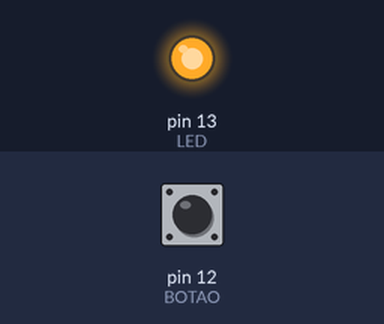
Bench run of a sketch on a simulated Arduino Uno, built with avr-gcc and run on an emulated ATmega328P. Parts: output pins drawn as LEDs (lit = HIGH). The inputs (shaded band) are chosen by the test bench; at power-on: pin 12 (BOTAO) HIGH.

Above: at 1.2 s.
1.3 s: pin 12 (BOTAO) pulled LOW for 0.15 s
At 2.3 s:
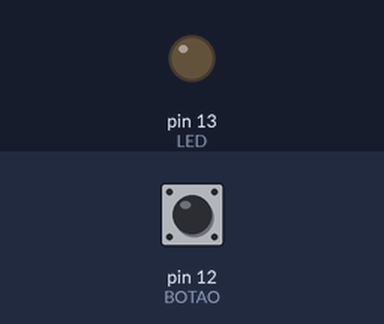
2.9 s: pin 12 (BOTAO) pulled LOW for 1 s
At 4.9 s:
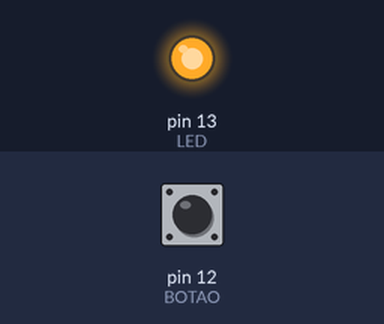
5.4 s: pin 12 (BOTAO) pulled LOW for 3.2 s
At 9.8 s:
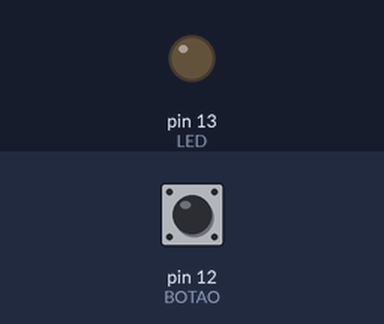
Timing chart, 0 to 11.3 s (numbered marks = the images above; inputs shaded):
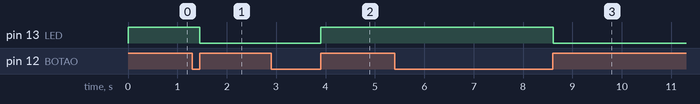

Measured:
- after the input at 1.3 s, pin 13 (LED): HIGH → LOW after 0.15 s
- after the input at 2.9 s, pin 13 (LED): LOW → HIGH after 1.0 s
- after the input at 5.4 s, pin 13 (LED): HIGH → LOW after 3.2 s

The sketch:

4-led_button_inverter.ino
```cpp
const byte LED = 13;
const byte BOTAO = 12;
byte valorBotao;
byte valorBotaoAnt;
boolean ledON = false;

void setup(){
  pinMode(LED, OUTPUT);
  pinMode(BOTAO, INPUT);
}

void loop(){
  valorBotao = digitalRead(BOTAO);
  if(valorBotao != valorBotaoAnt){
    if(valorBotao == 1){
      ledON = !ledON;
      digitalWrite(LED, ledON);
    }
  }
valorBotaoAnt = valorBotao;
delay(10);
}
```
